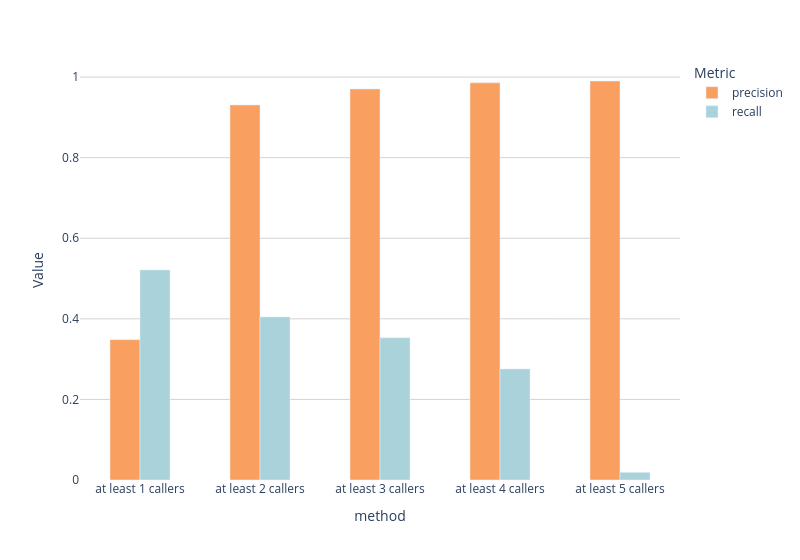

This figure's notebook cell:
### Code cell
fig = px.bar(pr_rc_df_long, x='method', y='Value', color='Metric', barmode='group', color_discrete_sequence=['#F9A061', '#A9D2DB'])
fig.update_layout(plot_bgcolor='white')
fig.update_layout(yaxis=dict(showgrid=True, gridcolor='lightgray'))
fig.update_layout(bargap=0.5, width=800)
fig.show()

### Figure 1 — Plotly figure (JSON) as saved in the notebook; plotly's stock layout.template omitted (floating-point values rounded to 4 significant figures)
{"data": [{"alignmentgroup": "True", "hovertemplate": "Metric=precision<br>method=%{x}<br>Value=%{y}<extra></extra>", "legendgroup": "precision", "marker": {"color": "#F9A061", "pattern": {"shape": ""}}, "name": "precision", "offsetgroup": "precision", "orientation": "v", "showlegend": true, "textposition": "auto", "type": "bar", "x": ["at least 1 callers", "at least 2 callers", "at least 3 callers", "at least 4 callers", "at least 5 callers"], "xaxis": "x", "y": [0.3483, 0.9309, 0.9705, 0.9856, 0.9903], "yaxis": "y"}, {"alignmentgroup": "True", "hovertemplate": "Metric=recall<br>method=%{x}<br>Value=%{y}<extra></extra>", "legendgroup": "recall", "marker": {"color": "#A9D2DB", "pattern": {"shape": ""}}, "name": "recall", "offsetgroup": "recall", "orientation": "v", "showlegend": true, "textposition": "auto", "type": "bar", "x": ["at least 1 callers", "at least 2 callers", "at least 3 callers", "at least 4 callers", "at least 5 callers"], "xaxis": "x", "y": [0.5213, 0.4047, 0.3529, 0.2756, 0.01904], "yaxis": "y"}], "layout": {"bargap": 0.5, "barmode": "group", "legend": {"title": {"text": "Metric"}, "tracegroupgap": 0}, "margin": {"t": 60}, "plot_bgcolor": "white", "width": 800, "xaxis": {"anchor": "y", "domain": [0, 1], "title": {"text": "method"}}, "yaxis": {"anchor": "x", "domain": [0, 1], "gridcolor": "lightgray", "showgrid": true, "title": {"text": "Value"}}}}
